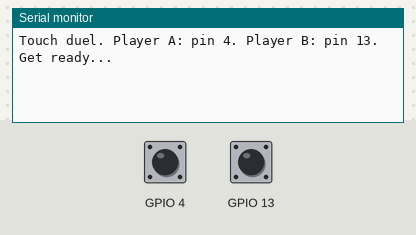
A sketch run on a simulated ESP32. Shown: the last lines printed to the serial monitor. The test bench sets the inputs (shaded band); at power-on: GPIO 4 HIGH, GPIO 13 HIGH. Random numbers use the default seed unless the sketch sets one.

Above: at 4.0 s.
4.1 s: GPIO 4 pulled LOW for 3.2 s
At 6.9 s:
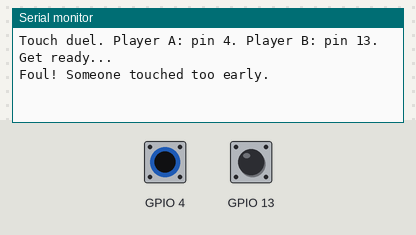
13.3 s: GPIO 4 pulled LOW for 0.15 s
At 14.2 s:
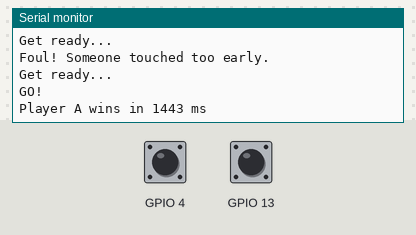

Measured:
- after the input at 4.1 s, the serial monitor: prints a new line after 2.5 s (image 1)
- after the input at 13.3 s, the serial monitor: prints a new line at once (image 2)

The sketch:

09e_touch_duel.ino
```cpp
int baseA;
int baseB;

int calibrate(int pin) {
  long sum = 0;
  for (int i = 0; i < 20; i++) {
    sum += touchRead(pin);
    delay(20);
  }
  return sum / 20;
}

bool touchedA() { return touchRead(4) < baseA * 0.7; }
bool touchedB() { return touchRead(13) < baseB * 0.7; }

void setup() {
  Serial.begin(115200);
  delay(2000);
  baseA = calibrate(4);
  baseB = calibrate(13);
  Serial.println("Touch duel. Player A: pin 4. Player B: pin 13.");
}

void loop() {
  Serial.println("Get ready...");
  delay(random(2000, 5000));
  if (touchedA() || touchedB()) {
    Serial.println("Foul! Someone touched too early.");
    delay(2000);
    return;
  }
  Serial.println("GO!");
  unsigned long start = millis();
  while (!touchedA() && !touchedB()) {}
  unsigned long t = millis() - start;
  if (touchedA() && touchedB()) {
    Serial.println("Draw!");
  } else if (touchedA()) {
    Serial.println("Player A wins in " + String(t) + " ms");
  } else {
    Serial.println("Player B wins in " + String(t) + " ms");
  }
  delay(2000);
}
```
